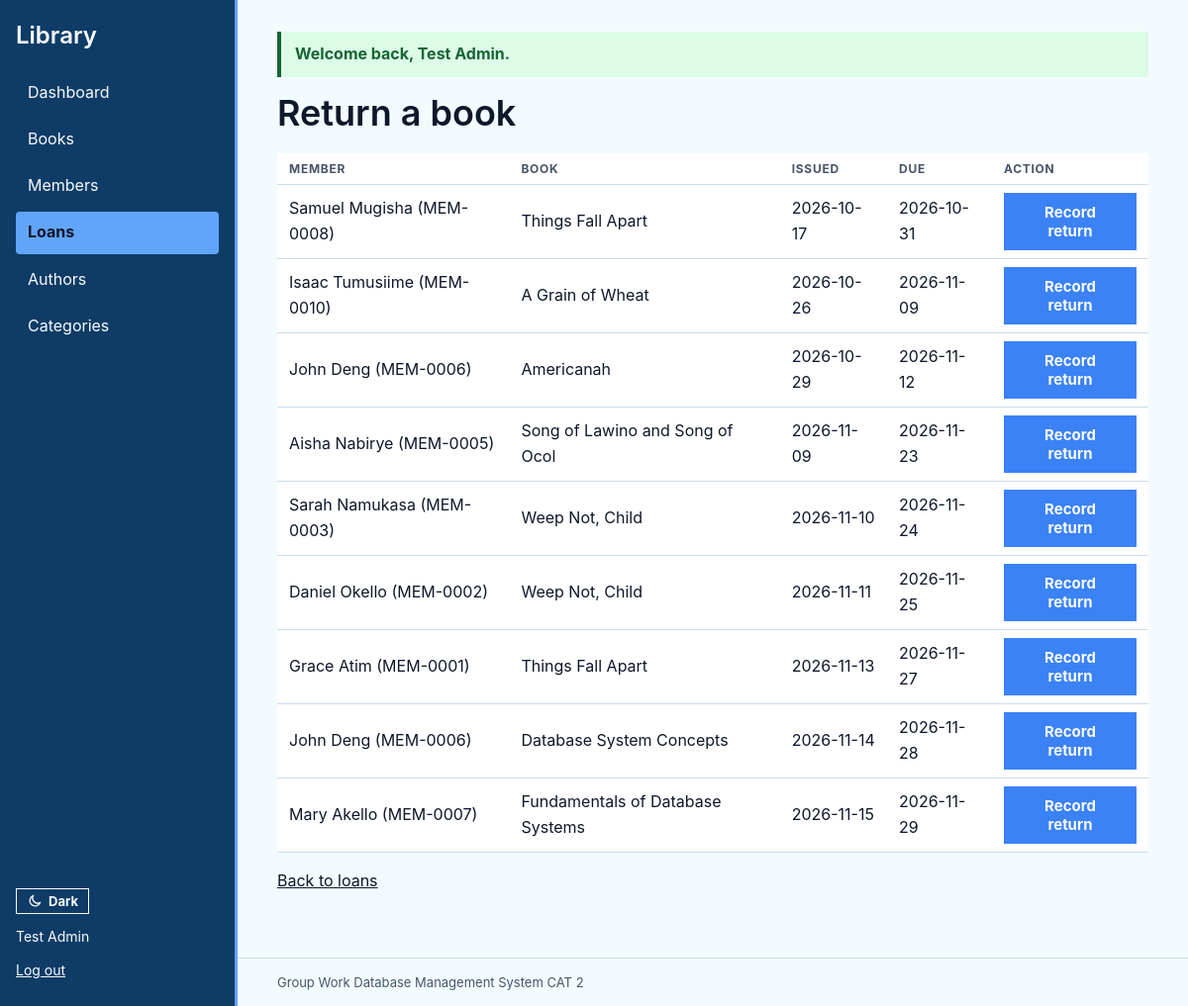
The app's page /loans/return.php (signed in) with its own data.
### tables this page shows
CREATE TABLE loans (
  loan_id       INT UNSIGNED AUTO_INCREMENT PRIMARY KEY,
  member_id     INT UNSIGNED NOT NULL,
  book_id       INT UNSIGNED NOT NULL,
  date_issued   DATE NOT NULL,
  due_date      DATE NOT NULL,
  date_returned DATE NULL,
  CONSTRAINT fk_loans_member FOREIGN KEY (member_id)
    REFERENCES members (member_id) ON UPDATE CASCADE ON DELETE RESTRICT,
  CONSTRAINT fk_loans_book FOREIGN KEY (book_id)
    REFERENCES books (book_id) ON UPDATE CASCADE ON DELETE RESTRICT,
  CONSTRAINT ck_loans_due CHECK (due_date >= date_issued),
  CONSTRAINT ck_loans_returned CHECK (date_returned IS NULL OR date_returned >= date_issued),
  INDEX idx_loans_open (book_id, member_id, date_returned)
);

CREATE TABLE members (
  member_id     INT UNSIGNED AUTO_INCREMENT PRIMARY KEY,
  member_number VARCHAR(20)  NOT NULL,
  full_name     VARCHAR(120) NOT NULL,
  email         VARCHAR(160) NOT NULL,
  phone         VARCHAR(20)  NOT NULL,
  status        ENUM('active', 'suspended') NOT NULL DEFAULT 'active',
  date_joined   DATE NOT NULL,
  CONSTRAINT uq_members_number UNIQUE (member_number),
  CONSTRAINT uq_members_email UNIQUE (email)
);

CREATE TABLE books (
  book_id          INT UNSIGNED AUTO_INCREMENT PRIMARY KEY,
  isbn             VARCHAR(17)  NOT NULL,
  title            VARCHAR(200) NOT NULL,
  author_id        INT UNSIGNED NOT NULL,
  category_id      INT UNSIGNED NOT NULL,
  publisher        VARCHAR(120) NOT NULL,
  year_published   SMALLINT UNSIGNED NOT NULL,
  total_copies     SMALLINT UNSIGNED NOT NULL DEFAULT 1,
  available_copies SMALLINT UNSIGNED NOT NULL DEFAULT 1,
  CONSTRAINT uq_books_isbn UNIQUE (isbn),
  CONSTRAINT fk_books_author FOREIGN KEY (author_id)
    REFERENCES authors (author_id) ON UPDATE CASCADE ON DELETE RESTRICT,
  CONSTRAINT fk_books_category FOREIGN KEY (category_id)
    REFERENCES categories (category_id) ON UPDATE CASCADE ON DELETE RESTRICT,
  CONSTRAINT ck_books_copies CHECK (available_copies <= total_copies),
  CONSTRAINT ck_books_year CHECK (year_published BETWEEN 1400 AND 2100)
);

### loans/return.php (the view, shortened to what this page needs)
<?php
require_once __DIR__ . '/../config/database.php';
$stmt = $pdo->query(
    'SELECT l.loan_id, l.date_issued, l.due_date,
            b.title, m.member_number, m.full_name
     FROM loans l
     JOIN books b ON b.book_id = l.book_id
     JOIN members m ON m.member_id = l.member_id
     WHERE l.date_returned IS NULL
     ORDER BY l.due_date, m.full_name, b.title'
);
$loans = $stmt->fetchAll();
require __DIR__ . '/../includes/header.php';
?>
<h1>Return a book</h1>
<?php if ($loans === []) : ?>
    <p>There are no books currently on loan.</p>
<?php else : ?>
    <div class="table-scroll">
        <table>
            <thead>
                <tr>
                    <th>Member</th>
                    <th>Book</th>
                    <th>Issued</th>
                    <th>Due</th>
                    <th>Action</th>
                </tr>
            </thead>
            <tbody>
                <?php foreach ($loans as $loan) : ?>
                    <tr>
                        <td><?= e($loan['full_name']) ?> (<?= e($loan['member_number']) ?>)</td>
                        <td><?= e($loan['title']) ?></td>
                        <td><?= e($loan['date_issued']) ?></td>
                        <td><?= e($loan['due_date']) ?></td>
                        <td>
                            <form method="post">
                                <button class="btn" type="submit">Record return</button>
                            </form>
                        </td>
                    </tr>
                <?php endforeach; ?>
            </tbody>
        </table>
    </div>
<?php endif; ?>
<p><a href="<?= e(url('loans/index.php')) ?>">Back to loans</a></p>
<?php require __DIR__ . '/../includes/footer.php'; ?>

### styles/global.css (style rules this page uses)
:root { --color-background: #f3fbff; --color-surface: #ffffff; --color-surface-soft: #f4fbff; --color-blue-light: #dfeeff; --color-blue: #60a5fa; --color-blue-strong: #3b82f6; --color-blue-dark: #0f3c66; --color-text: #0f172a; --color-text-muted: #475569; --color-border: #cbdced; --color-success: #166534; --color-success-light: #dcfce7; --color-error: #b42318; --color-error-light: #fee4e2; --color-white: #f8fbff; --color-blue-tint: rgba(96, 165, 250, 0.14); --color-surface-glass: rgba(255, 255, 255, 0.78); --color-blue-border: rgba(96, 165, 250, 0.22); --color-overlay: rgba(15, 23, 42, 0.28); --font-sans: "SF Pro Display", "SF Pro Text", "Segoe UI", "Helvetica Neue", Arial, sans-serif; --font-mono: "SF Mono", "SF Pro Text", Consolas, monospace; --ground: var(--color-background); --sheet: var(--color-surface); --ink: var(--color-text); --ink-soft: var(--color-text-muted); --line: var(--color-border); --nav: var(--color-blue-dark); --nav-ink: var(--color-white); --lamp: var(--color-blue); --lamp-ink: var(--color-text); --accent: var(--color-blue-strong); --accent-ink: var(--color-white); --stamp: var(--color-error); --ok: var(--color-success); --ok-bg: var(--color-success-light); --err-bg: var(--color-error-light); --display: var(--font-sans); --body: var(--font-sans); --typed: var(--font-mono); color-scheme: light; }
* { box-sizing: border-box; }
body { margin: 0; min-height: 100vh; display: flex; flex-direction: column; background: var(--ground); color: var(--ink); font: 1rem/1.6 var(--body); }
h1, h2 { font-family: var(--display); font-weight: 600; line-height: 1.15; text-wrap: balance; }
h1 { font-size: 2.25rem; margin: 0 0 1.25rem; }
a { color: inherit; }

### assets/css/style.css (style rules this page uses)
.has-sidebar { display: grid; grid-template-columns: 15rem minmax(0, 1fr); grid-template-rows: minmax(0, 1fr) auto; }
.table-scroll { overflow-x: auto; }
table { width: 100%; border-collapse: collapse; background: var(--sheet); }
th, td { padding: 0.5rem 0.75rem; border-bottom: 1px solid var(--line); text-align: left; }
th { font: 700 0.75rem var(--typed); letter-spacing: 0.06em; text-transform: uppercase; color: var(--ink-soft); }
.btn { justify-self: start; padding: 0.5rem 1.125rem; border: 2px solid var(--accent); background: var(--accent); color: var(--accent-ink); font: 700 0.9375rem var(--body); cursor: pointer; transition: filter 0.15s; }

### records on screen
loans: member.full_name "Samuel Mugisha", member.member_number "MEM-0008", book.title "Things Fall Apart", date_issued "2026-10-17", due_date "2026-10-31"
loans: member.full_name "Isaac Tumusiime", member.member_number "MEM-0010", book.title "A Grain of Wheat", date_issued "2026-10-26", due_date "2026-11-09"
loans: member.full_name "John Deng", member.member_number "MEM-0006", book.title "Americanah", date_issued "2026-10-29", due_date "2026-11-12"
loans: member.full_name "Aisha Nabirye", member.member_number "MEM-0005", book.title "Song of Lawino and Song of Ocol", date_issued "2026-11-09", due_date "2026-11-23"
loans: member.full_name "Sarah Namukasa", member.member_number "MEM-0003", book.title "Weep Not, Child", date_issued "2026-11-10", due_date "2026-11-24"
loans: member.full_name "Daniel Okello", member.member_number "MEM-0002", book.title "Weep Not, Child", date_issued "2026-11-11", due_date "2026-11-25"
loans: member.full_name "Grace Atim", member.member_number "MEM-0001", book.title "Things Fall Apart", date_issued "2026-11-13", due_date "2026-11-27"
loans: member.full_name "John Deng", member.member_number "MEM-0006", book.title "Database System Concepts", date_issued "2026-11-14", due_date "2026-11-28"
loans: member.full_name "Mary Akello", member.member_number "MEM-0007", book.title "Fundamentals of Database Systems", date_issued "2026-11-15", due_date "2026-11-29"

### other values on screen
$label "Dashboard"
$label "Books"
$label "Members"
$label "Loans"
$label "Authors"
$label "Categories"
$_SESSION['full_name'] "Test Admin"
$flash['message'] "Welcome back, Test Admin."
